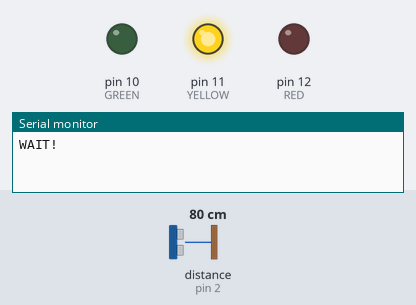
This sketch was run on a simulated Arduino Uno, built with avr-gcc and run on an emulated ATmega328P. On the bench: output pins drawn as LEDs (lit = HIGH), the last lines printed to the serial monitor. Wiring (inferred from the names in the program): ultrasonic range finder: trigger pin 7; echo pin 2. Inputs (shaded band) come from the test bench; at power-on: distance to the obstacle (sensor on pin 2) 80 cm. The echo pulse lasts 58.3 µs per cm; pins used as bus, display or sensor lines are not drawn.

Above: at 6.8 s.
6.9 s: distance to the obstacle (sensor on pin 2) set to 18 cm
13.2 s: distance to the obstacle (sensor on pin 2) set to 14 cm
At 18.8 s:
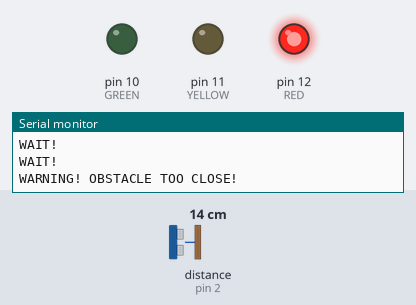
19.5 s: distance to the obstacle (sensor on pin 2) set to 120 cm
At 24.7 s:
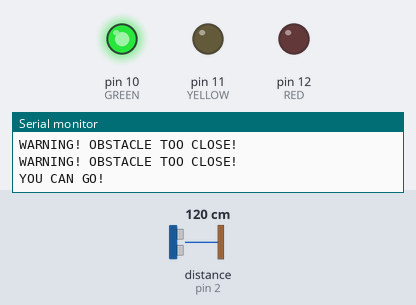
25.5 s: distance to the obstacle (sensor on pin 2) set to 103 cm
31.2 s: distance to the obstacle (sensor on pin 2) set to 94 cm
At 36.3 s:
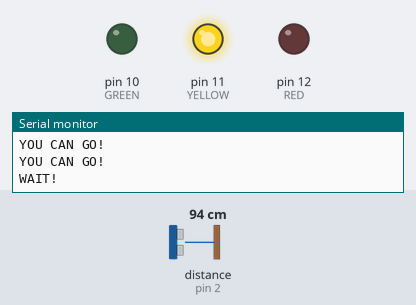
37.5 s: distance to the obstacle (sensor on pin 2) set to 2 cm
At 43.4 s:
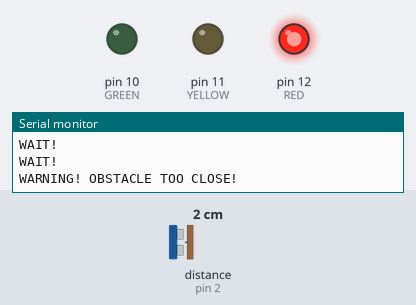
Timing chart, 0 to 44.5 s (numbered marks = the images above; inputs shaded):
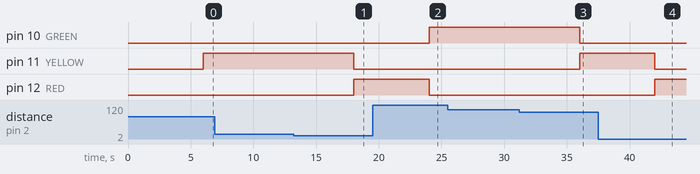

Measured:
- the behaviour switches between 16 and 15 cm on distance to the obstacle (sensor on pin 2) (found by bisection; images 0 and 1)
- the behaviour switches between 100 and 99 cm on distance to the obstacle (sensor on pin 2) (found by bisection; images 2 and 3)
- after the input at 13.2 s, pin 11 (YELLOW): HIGH → LOW after 4.8 s; pin 12 (RED): LOW → HIGH after 4.8 s
- after the input at 19.5 s, pin 10 (GREEN): LOW → HIGH after 4.5 s; pin 12 (RED): HIGH → LOW after 4.5 s
- after the input at 31.2 s, pin 10 (GREEN): HIGH → LOW after 4.8 s; pin 11 (YELLOW): LOW → HIGH after 4.8 s
- after the input at 37.5 s, pin 11 (YELLOW): HIGH → LOW after 4.5 s; pin 12 (RED): LOW → HIGH after 4.5 s

The sketch:

LEDblinkObstacleDetection.ino
```cpp
#define RED 12
#define YELLOW 11
#define GREEN 10
#define TRIGGERPIN 7
#define ECHOPIN 2

unsigned long timeStartUltrasonicSensor = millis();
unsigned long timeInterval = 3000;

volatile unsigned long pulseStart;
volatile unsigned long pulseEnd;
volatile bool flag = false;

void trigger() {
  digitalWrite(TRIGGERPIN, LOW);
  delayMicroseconds(2);
  digitalWrite(TRIGGERPIN, HIGH);
  delayMicroseconds(10);
  digitalWrite(TRIGGERPIN, LOW);
}

void powerOnLedSource(double distance) {
  if (distance >= 100) {
    digitalWrite(RED, LOW);
    digitalWrite(YELLOW, LOW);
    digitalWrite(GREEN, HIGH);
    Serial.println("YOU CAN GO!");
  } else if (distance >= 15) {
    digitalWrite(GREEN, LOW);
    digitalWrite(RED, LOW);
    digitalWrite(YELLOW, HIGH);
    Serial.println("WAIT!");
  } else {
    digitalWrite(YELLOW, LOW);
    digitalWrite(GREEN, LOW);
    digitalWrite(RED, HIGH);
    Serial.println("WARNING! OBSTACLE TOO CLOSE!");
  }
}
double getUltrasonicSensor() {
  double durationMicros = pulseEnd - pulseStart;
  double distance = durationMicros / 58.0;
  return distance;
}

void echoInterrupt() {
  if (digitalRead(ECHOPIN) == HIGH) {
    pulseStart = micros();
  } else {
    pulseEnd = micros();
    flag = true;
  }
}
void setup() {
  Serial.begin(115200);
  pinMode(RED, OUTPUT);
  pinMode(YELLOW, OUTPUT);
  pinMode(GREEN, OUTPUT);
  pinMode(ECHOPIN, INPUT);
  pinMode(TRIGGERPIN, OUTPUT);
  attachInterrupt(digitalPinToInterrupt(ECHOPIN),
                  echoInterrupt, CHANGE);
}

void loop() {
  unsigned long timeNowUltrasonicSensor = millis();
  if (timeNowUltrasonicSensor - timeStartUltrasonicSensor > timeInterval) {
    timeStartUltrasonicSensor = timeNowUltrasonicSensor;
    trigger();
    if (flag) {
      flag = false;
      double distance = getUltrasonicSensor();
      powerOnLedSource(distance);
    }
  }
}
```
